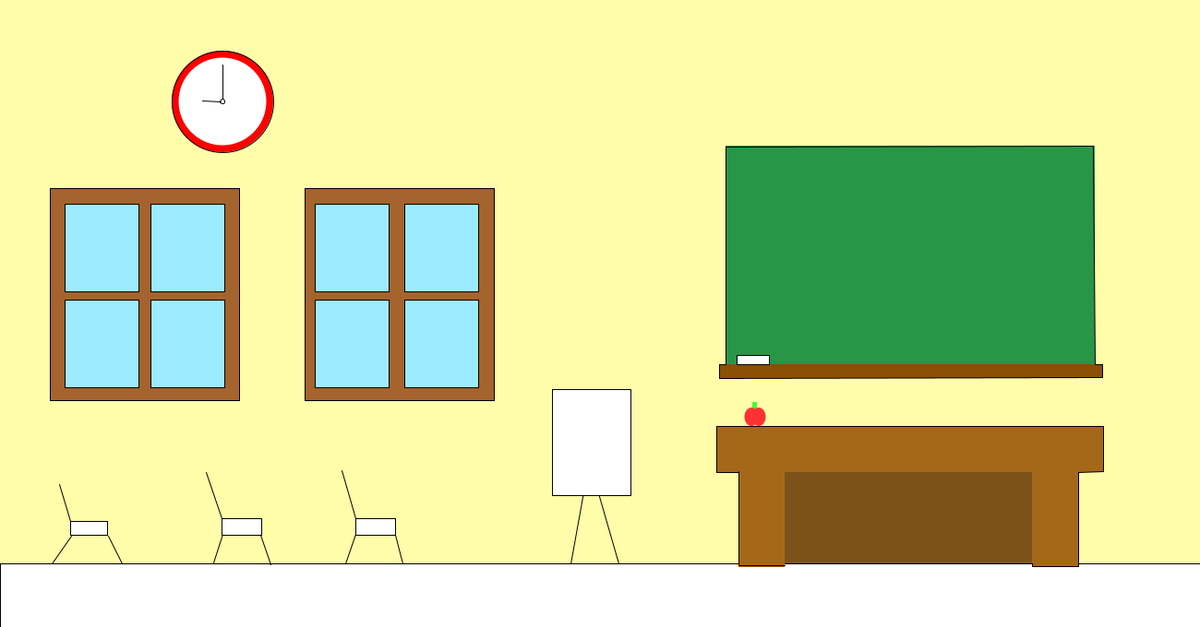
Frame 1 (no input)
Frame 60 (the mouse pressed at the canvas centre just before this capture): identical to frame 1, image omitted
Frame 120 (the mouse held since frame 60 and released just before this capture): identical to frame 1, image omitted

The Processing sketch that drew this single still picture (run headless with seeded random() and noise(); from frame 60 on, the mouse is pressed at the canvas centre):

// Processing sketch: sketch_181212a
// ── sketch_181212a.pde
//global veriable
color green = #299546;
color darkBrown=#7C521A;
color brown=#A56819;
color windowBrown = #A5632D;
color windowBlue = #9DEBFF;
color red = #FF0000;
color white = #FFFFFF;
color appleRed = #FF3131;
color appleGreen = #3EFF31;

void setup(){
  size(1300, 680);
  background(#FFFCAA);
  setupBackGround();


}

void draw(){
println ("Mousex:", mouseX, "\tMouseY:", mouseY);
}

// ── background.pde
void setupBackGround(){
  //ground
  rect(0, 611, 1300, 604);
  
    //chair 1
  line(56, 611, 77, 581);
  line(132, 611, 117, 581);
  rect(76, 565, 40, 15);
  line(76, 565, 64, 525);
  
  //chair 2
  line(241, 579, 231, 610);
  line(282, 580, 293, 612);
  rect(240, 562, 43, 18);
  line(240, 562, 223, 512);
  
  //chair3
  line(385, 579, 374, 611);
  line(428, 580, 436, 611);
  rect(385, 562, 43, 18);
  line(385, 562, 370, 510);
  
  //presenting thing
  line(638, 500, 618, 611);
  line(638, 500, 670, 611);
  rect(598, 422, 85, 115);
  
  //window
  fill(windowBrown);
  rect(54, 204, 205, 230);//window 1
  rect(330, 204, 205, 230);//window2
  fill(windowBlue);
  //window1
  rect(70, 221, 80, 95);
  rect(163, 221, 80, 95);
  rect(70, 325, 80, 95);
  rect(163, 325, 80, 95);
  //window2
  rect(341, 221, 80, 95);
  rect(438, 221, 80, 95);
 rect(341, 325, 80, 95);
 rect(438, 325, 80, 95);
  
  
  //green broad
  noStroke();
  fill(green);
  rect(786, 158, 400, 240);
fill(#8B4F06);
  rect(779, 395, 415, 15);
stroke(1);
line(786, 159, 786, 395);
line(786, 159, 1184, 158);
line(1184, 158, 1186, 395);
line(1186, 395, 1194, 395);
line(1194, 395, 1194, 409);
line(1194, 409, 779, 410);
line(779, 410, 779, 395);
line(779, 395, 786, 395);
 
  //table
 fill(darkBrown);
 noStroke();
   rect(850, 512, 270, 100);
   
   fill(brown);
  rect(800, 500, 50, 115);
  rect(1118, 500, 50, 115);
  rect(776, 462, 420, 50);
     stroke(1);
 line(800, 511, 800, 613);
 line(800, 613, 850, 613);
 line(800, 512, 776, 512);
 line(776, 512, 776, 462);
 line(776, 462, 1195, 462);
 line(1195, 462, 1195, 511);
 line(1195, 511, 1168, 512);
 line(1168, 512, 1168, 614);
 line(1168, 614, 1118, 614);
 line(1118, 614, 1118, 611);
 line(1118, 611, 850, 611);
 
 //clock
  fill(red);
  ellipse(241, 110, 110, 110);
  fill(white);
   noStroke();
  ellipse(241, 110, 95, 95);
  stroke(1);
  ellipse(241, 110, 5, 5);
   line(241, 107, 241, 70);
  line(239, 110, 219, 109);
  
   //chalk
rect(798, 385, 35, 10);

//apple
noStroke();
fill(appleGreen);
rect(815, 436, 5, 12);
fill(appleRed);
ellipse(814, 452, 15, 20);
ellipse(822, 452, 15, 20);
stroke(1);
}
